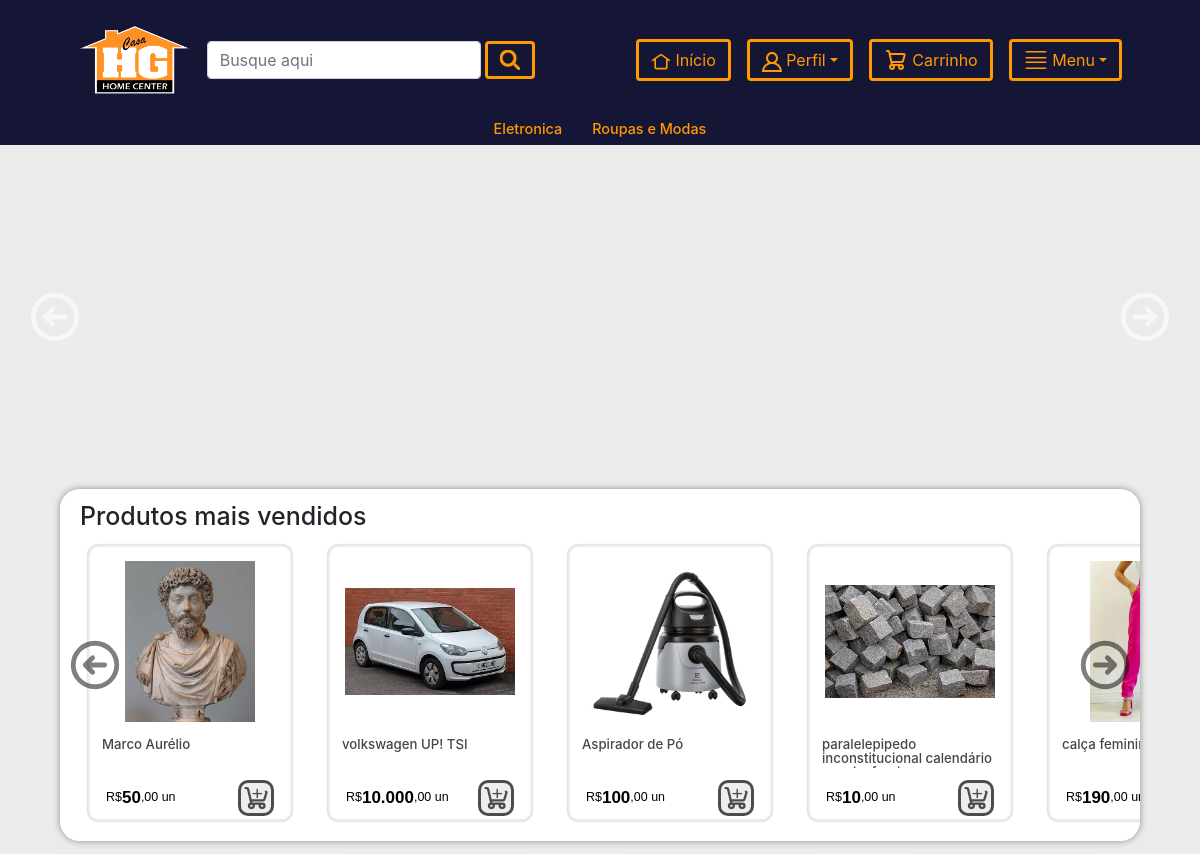
The app's page / (upper part), older data.
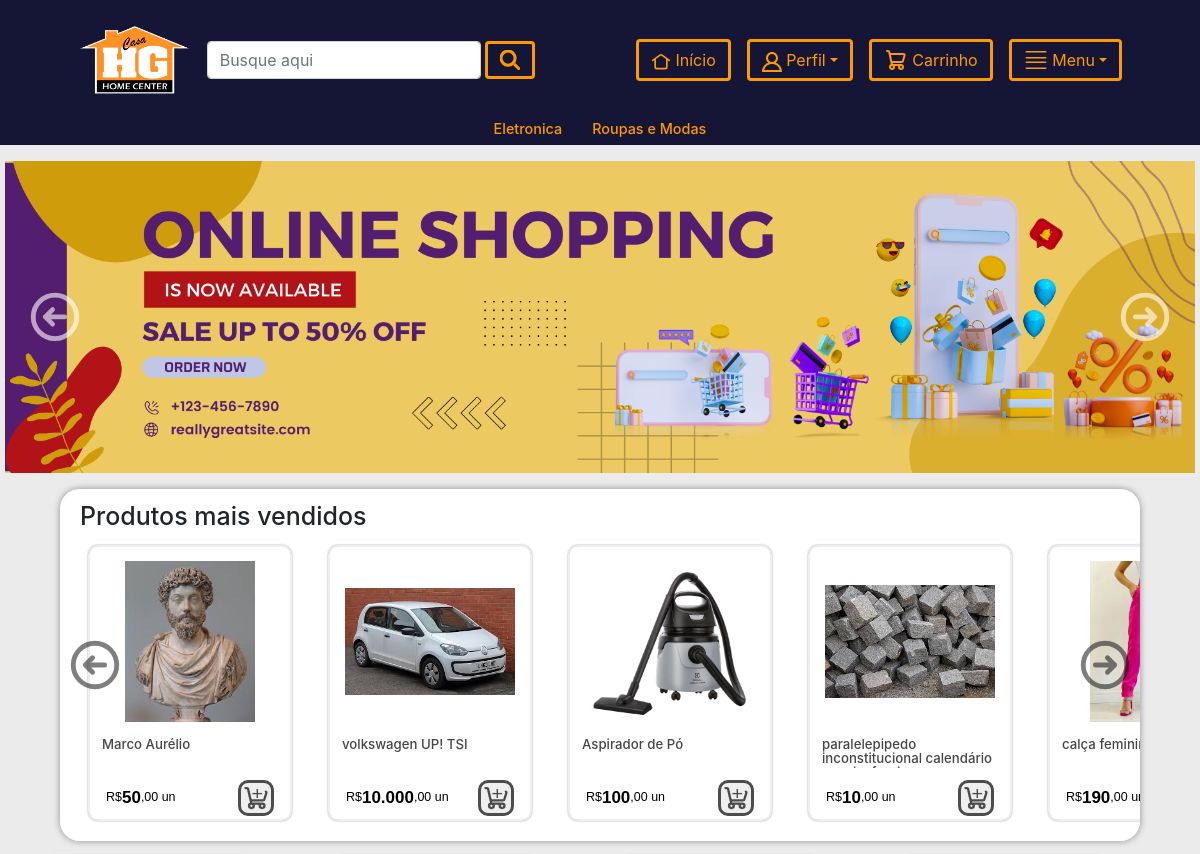
The same page, newer data.
### app/models.py (models this page shows, shortened)
class Empresa(models.Model):
    titulo = models.CharField(max_length=200)
    slug = models.SlugField(unique=True)
    image = models.ImageField(upload_to="empresas")

class Categoria(models.Model):
    titulo = models.CharField(max_length=200)
    slug = models.SlugField(unique=True)

class Produto(models.Model):
    titulo = models.CharField(max_length=200)
    slug = models.SlugField(unique=True)
    Categoria = models.ForeignKey(Categoria,on_delete=models.CASCADE)
    image = models.ImageField(upload_to="produtos")
    venda = models.DecimalField(max_digits=10, decimal_places=2)
    descricao = models.TextField()
    garantia = models.CharField(max_length=300,null=True,blank=True)
    return_devolucao = models.CharField(max_length=300,null=True,blank=True)
    visualizacao = models.PositiveIntegerField(default=0)
    unidade = models.CharField(max_length=30,default="un")
    fechamento_embalagem = models.DecimalField(max_digits=10, decimal_places=2,default=1.00)

class Banner(models.Model):
    title = models.CharField(max_length=100, blank=True)
    image_grande = models.ImageField(upload_to='banners')
    image_pequena = models.ImageField(upload_to='banners')
    link = models.CharField(max_length=200, blank=True)
    active = models.BooleanField(default=True)

### app/views.py (the view)
# urls.py: path("",HomeView.as_view(),name="home"),
class HomeView(LojaMixin, FooterMixin, TemplateView):
    template_name = "home.html"
    def preprocessar_precos(self, produtos):
        for produto in produtos:
            venda_parts = str(produto.venda).split('.')
            produto.integer_part = venda_parts[0]
            produto.decimal_part = venda_parts[1] if len(venda_parts) > 1 else '00'  # Adiciona '00' se não houver parte decimal
        return produtos
    def get_context_data(self, **kwargs):
        context = super().get_context_data(**kwargs)
        all_produtos = Produto.objects.all().order_by("-id")
        produto_list = self.preprocessar_precos(all_produtos)
        paginator = Paginator(produto_list, 20)
        page_number = self.request.GET.get('page')
        context['page_obj'] = paginator.get_page(page_number)
        context['todoscategorias'] = Categoria.objects.all()
        context['banners'] = Banner.objects.all()
        return context

### templates/home.html (shortened to what this page needs)
{% extends 'base.html' %}
{% load static %}
{% block content %}
    <link rel="stylesheet" type="text/css" href="{% static 'css/produtos_pequenos.css' %}">
    {% include "banner.html" %}
    {% include "mais_vendidos.html" %}
    <div class="container">
        <div class="row mt-1 justify-content-center align-items-center">
        {% for p in page_obj %}
            <div class="col-lg-3 col-md-4 col-sm-12 col-12" style="padding:0px;">
            {% include "produtos_pequenos.html" %}
            </div>
        {% endfor %}
        </div>
    </div>
{% endblock %}

### templates/base.html (shortened to what this page needs)
<!doctype html>
<html lang="en">
<head>
    <link rel="stylesheet" href="https://cdn.jsdelivr.net/npm/bootstrap@5.3.2/dist/css/bootstrap.min.css">
    {% load static %}
    <link rel="stylesheet" href="https://stackpath.bootstrapcdn.com/bootstrap/4.3.1/css/bootstrap.min.css">
    <link rel="stylesheet" type="text/css" href="{% static 'css/base.css' %}">
</head>
<body>
    <div class="form-custom-background container-fluid grande">
        <div class="form-custom-background">
            <div class="d-flex align-items-center text-center" style="height: 120px;">
                <div class="col d-flex align-items-center text-center" style="flex: 2;">
                    <a href="{% url 'lojaapp:home' %}" class="mt-3 mb-3 ml-5 me-3">
                            <img style="height:70px; object-fit:cover;" src="{{ empresa.image.url }}" alt="" class="img-fluid">
                    </a>
                    <form class="d-flex mt-3 mb-3" method="get" action="{% url 'lojaapp:pesquisar' %}" >
                        <input class="form-control custom-max-width-input mt-4 mb-4 me-1" type="search" placeholder="Busque aqui" name="query" value="{{ request.GET.query }}">
                        <button class="btn btn-custom font-weight-bold mt-4 mb-4" type="submit">
                            <svg width="20" height="20" xmlns="http://www.w3.org/2000/svg" viewBox="0 0 19.9 19.7" style="stroke-width: 3;"><g fill="none" stroke="currentColor"><path stroke-linecap="square" d="M18.5 18.3l-3.4-3.4"/><circle cx="8" cy="8" r="7"/></g></svg>
                        </button>
                    </form>
                </div>
                <div class="col d-flex align-items-center text-center justify-content-end" style="flex: 1;">
                    <form class="mt-3 mb-3 me-3">
                        <a class=" btn btn-custom mt-4 mb-4" href="{% url 'lojaapp:home' %}">
                            <div>
                            </div>
                            <div class="texto-menu" >
                                &nbsp;Início
                            </div>
                        </a>
                    </form>
                    {% if request.user.cliente %}
                        <form class="dropdown mt-3 mb-3 me-3">
                            <a class="dropdown-toggle btn btn-custom mt-4 mb-4" href="#" id="navbarDropdown2" role="button" data-toggle="dropdown" aria-haspopup="true" aria-expanded="false">
                                <div>
                                    <svg height="20px" width="20px" viewBox="0 0 20 20" version="1.1" xmlns="http://www.w3.org/2000/svg" xmlns:xlink="http://www.w3.org/1999/xlink" fill="#000000"><g id="SVGRepo_bgCarrier" stroke-width="0"></g><g id="SVGRepo_tra#fffffferCarrier" stroke-linecurrentcurrentcurrentcap="round" stroke-linejoin="round"></g><g id="SVGRepo_i#ffffffonCarrier"> <title>profile [#ffffff]</title> <descurrentcurrentcurrentc>Created with Sket#ffffffh.</descurrentcurrentcurrentc> <defs> </defs> <g id="Page-1" stroke="none" stroke-width="1" fill="none" fill-rule="evenodd"> <g id="Dribbble-Light-Preview" transform="translate(-380.000000, -2159.000000)" fill="currentColor"> <g id="i#ffffffons" transform="translate(56.000000, 160.000000)"> <path d="M334,2011 C337.785,2011 340.958,2013.214 341.784,2017 L326.216,2017 C327.042,2013.214 330.215,2011 334,2011 M330,2005 C330,2002.794 331.794,2001 334,2001 C336.206,2001 338,2002.794 338,2005 C338,2007.206 336.206,2009 334,2009 C331.794,2009 330,2007.206 330,2005 M337.758,2009.673 C339.124,2008.574 340,2006.89 340,2005 C340,2001.686 337.314,1999 334,1999 C330.686,1999 328,2001.686 328,2005 C328,2006.89 328.876,2008.574 330.242,2009.673 C326.583,2011.048 324,2014.445 324,2019 L344,2019 C344,2014.445 341.417,2011.048 337.758,2009.673" id="profile-[#ffffff]"> </path> </g> </g> </g> </g></svg>
                                </div>
                                <div class="texto-menu">
                                    &nbsp;{{ request.user.cliente.nome }}
                                </div>
                            </a>
                            <div class="dropdown-menu text-center" aria-labelledby="navbarDropdown2">
                                <a class="dropdown-item" href="{% url 'lojaapp:clienteperfil' %}">MEU PERFIL</a>
                                <div class="dropdown-divider"></div>
                                <a class="dropdown-item" href="{% url 'lojaapp:clientelogout' %}">LOGOUT</a>
                            </div>
                        </form>
                    {% else %}
                        <form class="dropdown mt-3 mb-3 me-3">
                            <a class="dropdown-toggle btn btn-custom mt-4 mb-4" href="#" id="navbarDropdown3" role="button" data-toggle="dropdown" aria-haspopup="true" aria-expanded="false">
                                <div>
                                </div>
                                <div class="texto-menu" >
                                    &nbsp;Perfil
                                </div>
                            </a>
                        </form>
                    {% endif %}
                    <form action="{% url 'lojaapp:meucarro' %}" method="get" target="_blank" class="mt-3 mb-3 me-3">
                        <button class="btn btn-custom mt-4 mb-4">
                            <div class="texto-menu" >
                                &nbsp;Carrinho
                            </div>
                        </button>
                    </form>
                    <form class="dropdown mt-3 mb-3 mr-5">
                        <a class="dropdown-toggle btn btn-custom mt-4 mb-4" href="#" id="navbarDropdown" role="button" data-toggle="dropdown" aria-haspopup="true" aria-expanded="false">
                            <div class="texto-menu" >&nbsp;Menu</div>
                        </a>
                    </form>
                </div>
            </div>
        </div>
    </div>
    {% include "barra_macro_grupos.html" %}
    {% block content %}
    {% endblock content %}
    <br>
</body>
</html>

### templates/barra_macro_grupos.html
<div class="form-custom-background d-flex" style="justify-content: center; align-items: center;">
    {% for c in todoscategorias %}
        <a href="{% url 'lojaapp:categoria' c.slug %}" style="color: inherit;">
            <div class="col texto-cor-secundaria">
                <h5 style="font-size:0.9rem;">{{c.titulo}}</h5>
            </div>
        </a>
    {% endfor %}
</div>

### templates/banner.html (shortened to what this page needs)
{% load static %}
<link rel="stylesheet" type="text/css" href="{% static 'css/banner.css' %}">
<div class="container-custom" style="padding-left: 5px; padding-right: 5px;">
    <button class="arrow-left control" aria-label="Previous image">
    </button>
    <button class="arrow-right control" aria-label="Next image">
    </button>
    <div class="gallery-wrapper" id="WrapperId" style="overflow: hidden;">
        <div class="gallery">
            {% for banner in banners %}
                <img draggable="false" src="{{banner.image_grande.url}}" class="item-grande" {% if not forloop.first %}loading="lazy"{% endif %}>
            {% endfor %}
        </div>
    </div>
</div>

### templates/mais_vendidos.html (shortened to what this page needs)
{% load static %}
<link rel="stylesheet" type="text/css" href="{% static 'css/estilos_mais_vendidos.css' %}">
<div class="container-custom" style="padding:0px;  ">
    <button class="arrow-left-produtos control-produtos grande" aria-label="Previous image">
    </button>
    <button class="arrow-right-produtos control-produtos grande" aria-label="Next image">
    </button>
    <h3 class="titulo-mais-vendidos">Produtos mais vendidos</h3>
    <div class="produtos-wrapper" id="produtos-wrapperId" style="width:100%; background-color: #fff; border-radius: 20px; box-shadow: 0 0 7px rgba(0, 0, 0, 0.4);">
        <div  style="padding: 10px; display: flex; flex-flow: row nowrap;">
            {% for p in page_obj %}
                <div class="produtos" >
                    {% include "produtos_pequenos.html" %}
                </div>
            {% endfor %}
        </div>
    </div>
</div>

### templates/produtos_pequenos.html (shortened to what this page needs)
{% load humanize %}
{% load l10n %}
{% localize on %}
<a href="{% url 'lojaapp:produtodetalhe' p.slug %}" style="color:currentColor; text-decoration:none; display: flex;">
    <div class="text-center div-produtos_pequenos container" style="background: #fff; padding:0; position: relative; justify-content: center; flex-direction: column; flex-wrap:wrap;display:flex; flex-shrink:1;">
        <div class="" style="height:100%; margin:auto; padding:0;justify-content: center; flex-direction: column; flex-shrink:1; display:flex; justify-content: center;"  >
        <div class="row" style="aspect-ratio:0.75;max-height:70%; object-fit: scale-down; justify-content: center; margin: 0px; padding: 0; height:auto; width:auto; align-items: center; flex-shrink:1; justify-content: center;">
        <img style="object-fit: scale-down; height: 100%; width: 100%;" class="img-fluid zoom-effectmt-3 mb-2 imagemProdutos" src="{{ p.image.url }}" alt="">
        </div>
        <div class="row" style=" margin:auto; padding:0; ">
        <h4 style="height: 0.825cm; overflow: hidden; text-align: left; text-overflow: ellipsis; font-size: 0.35cm; line-height: 0.375cm; color: #464646;">{{ p.titulo|truncatechars:60}}</h4>
                <div class=" container" style="display: flex; padding:0; align-items: center; align-content: center;">
                <div class="col ml-3" style="height:100%; display: flex; text-align: left; justify-content: flex-start; align-items: center;padding:0; align-content: center;">
    <h4 class="" style="font-size: 0.33cm; color: #000; font-family: Arial, Helvetica, sans-serif; display: inline-block; align-items: center; align-content: center; margin:0;">
        R$
                    <h4 class="" style=" font-size: 0.45cm; font-weight: bold; color: #000; font-family: Arial, Helvetica, sans-serif; display: inline-block; align-items: center; align-content: center; margin:0;">
        {{ p.integer_part|intcomma }}
    </h4><h4 class="" style="font-size: 0.33cm; color: #000; font-family: Arial, Helvetica, sans-serif; display: inline-block; align-items: center; align-content: center; margin:0;">
        ,{{ p.decimal_part}}
    </h4><h4 class="" style="font-size: 0.33cm; color: #000; font-family: Arial, Helvetica, sans-serif; align-items: center; align-content: center; margin:0;">
        &nbsp;{{ p.unidade}}
    </h4>
                    </div>
                    <div class="col mr-3" style="display: flex; text-align: right; justify-content: flex-end; align-items: center; padding:0;">
                    <form action="{% url 'lojaapp:addcarro' p.id %}" method="get" style="display:flex; justify-content: flex-end;">
                <button class="btn btn-discreto mt-1 mb-1" style=" padding:3px;">
<svg class="icone_adicionar_carrinho" width="24px" height="24px" viewBox="0 0 24 24" fill="none" xmlns="http://www.w3.org/2000/svg">
  <g transform="matrix(1.184448957443237, 0, 0, 1.10855495929718, -0.4976980164304079, -2.911299033631369)" style="">
    <text style="fill: currentColor; font-family: Arial, sans-serif; font-size: 16px; white-space: pre;" x="6.847" y="15.621" transform="matrix(1.049842, 0, 0, 1.022538, -0.372317, -0.95615)">+</text>
  </g>
</svg>
                </button>
            </form>
    </div>
                </div>
    </div>
                </div>
            </div>
        </a>
{% endlocalize %}

Row changes from the older to the newer data that the page shows:
added Banner: image_grande (picture)
